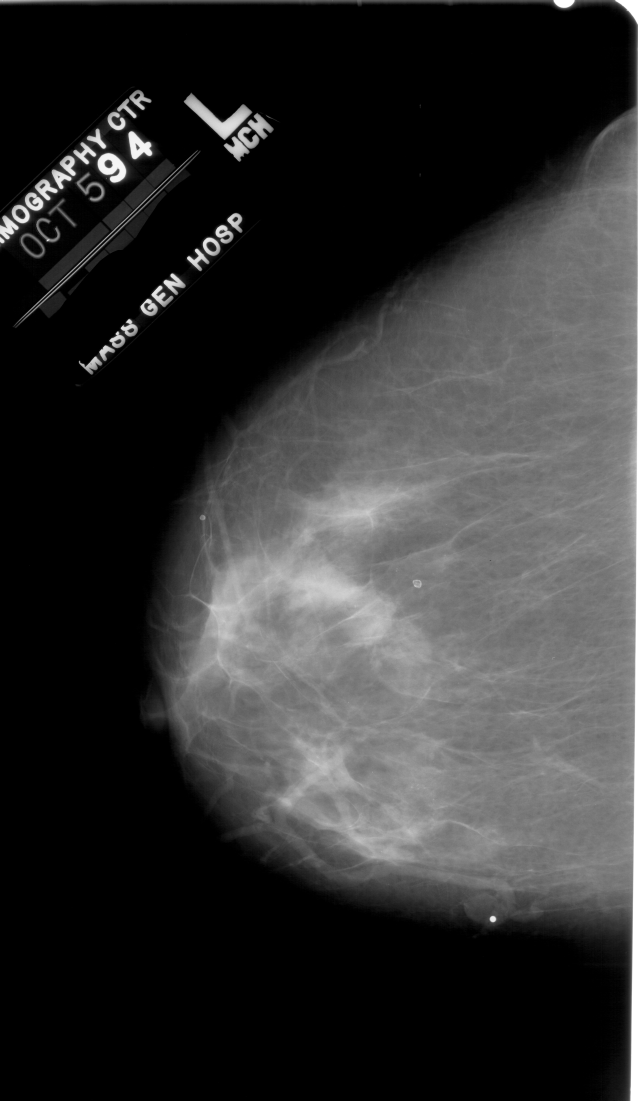
#> input picture images/1-126.jpg, 3826 x 6601 px, found by its file name (shown at 1/6 size)
$ jupyter execute --allow-errors fuzzy_logic.ipynb
#> lines starting #> are read from the running program, lines starting #| are printed output that depends on the picture
[cell 1]
import math

import cv2
import matplotlib.pyplot as plt
import numpy as np
from IPython.display import display, Markdown
from glob2 import glob

# PATH = '../einstein.jpg'
PATH = '../1-126.jpg'

### Fuzzification of Pixel Intensity

[cell 2]
# Gaussian Function:
def G(x, mean, std):
    return np.exp(-0.5*np.square((x-mean)/std))

# Membership Functions:
def ExtremelyDark(x, M):
    return G(x, -50, M/6)

def VeryDark(x, M):
    return G(x, 0, M/6)

def Dark(x, M):
    return G(x, M/2, M/6)

def SlightlyDark(x, M):
    return G(x, 5*M/6, M/6)

def SlightlyBright(x, M):
    return G(x, M+(255-M)/6, (255-M)/6)

def Bright(x, M):
    return G(x, M+(255-M)/2, (255-M)/6)

def VeryBright(x, M):
    return G(x, 255, (255-M)/6)

def ExtremelyBright(x, M):
    return G(x, 305, (255-M)/6)

#> (a cell that did not finish here is left out)

[cell 4]
def OutputFuzzySet(x, f, M, thres):
    x = np.array(x)
    result = f(x, M)
    result[result > thres] = thres
    return result

def AggregateFuzzySets(fuzzy_sets):
    return np.max(np.stack(fuzzy_sets), axis=0)

def Infer(i, M, get_fuzzy_set=False):
    # Calculate degree of membership for each class
    VD = VeryDark(i, M)
    Da = Dark(i, M)
    SD = SlightlyDark(i, M)
    SB = SlightlyBright(i, M)
    Br = Bright(i, M)
    VB = VeryBright(i, M)

    # Fuzzy Inference:
    x = np.arange(-50, 306)
    Inferences = (
        OutputFuzzySet(x, ExtremelyDark, M, VD),
        OutputFuzzySet(x, VeryDark, M, Da),
        OutputFuzzySet(x, Dark, M, SD),
        OutputFuzzySet(x, Bright, M, SB),
        OutputFuzzySet(x, VeryBright, M, Br),
        OutputFuzzySet(x, ExtremelyBright, M, VB)
    )

    # Calculate AggregatedFuzzySet:
    fuzzy_output = AggregateFuzzySets(Inferences)

    # Calculate crisp value of centroid
    if get_fuzzy_set:
        return np.average(x, weights=fuzzy_output), fuzzy_output
    return np.average(x, weights=fuzzy_output)

#> (a cell that did not finish here is left out)

[cell 6]
means = (64, 96, 128, 160, 192)
plt.figure(figsize=(25,5))
#> (this line was passed over: IPython is not available in this run)
#> further down, image is the input picture: shape (6601, 3826, 3); min 0, max 255, mean 50.3
#> (the rest of this cell did not finish here and is left out)

[cell 7]
# Proposed fuzzy method
def FuzzyContrastEnhance(rgb):
    # Convert RGB to LAB
    lab = cv2.cvtColor(rgb, cv2.COLOR_RGB2LAB)
#> lab: shape (6601, 3826, 3); mean of channels 0, 1, 2 53.5, 128, 128

    # Get L channel
    l = lab[:, :, 0]

    # Calculate M value
    M = np.mean(l)
#> M = 53.46
    if M < 128:
        M = 127 - (127 - M)/2
#> M = 90.23
    else:
        M = 128 + M/2

    # Precompute the fuzzy transform
    x = list(range(-50,306))
    FuzzyTransform = dict(zip(x,[Infer(np.array([i]), M) for i in x]))
#> FuzzyTransform = 356 items

    # Apply the transform to l channel
    u, inv = np.unique(l, return_inverse = True)
#> u = 238 values from 0 to 255
    l = np.array([FuzzyTransform[i] for i in u])[inv].reshape(l.shape)
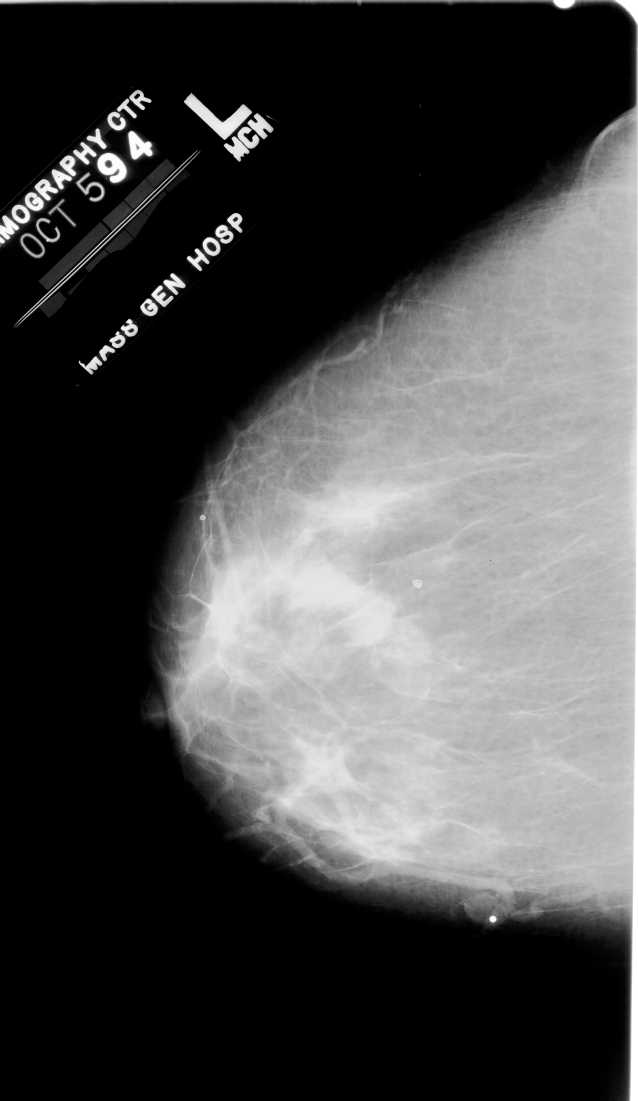
#> l: shape (6601, 3826) float64 (shown at 1/6 size); min -36.3, max 281.9, mean 55.2; drawn with min black and max white

    # Min-max scale the output L channel to fit (0, 255):
    Min = np.min(l)
#> Min = -36.3
    Max = np.max(l)
#> Max = 281.9
    lab[:, :, 0] = (l - Min)/(Max - Min) * 255
#> lab: shape (6601, 3826, 3); mean of channels 0, 1, 2 73.1, 128, 128

    # Convert LAB to RGB
    return cv2.cvtColor(lab, cv2.COLOR_LAB2RGB)

[cell 8]
# Carica l'immagine
image = cv2.imread(PATH)
image_rgb = cv2.cvtColor(image, cv2.COLOR_BGR2RGB)

[cell 9]
img = image_rgb
fce = FuzzyContrastEnhance(image_rgb)
# display(Markdown(f'### <p style="text-align: center;">Sample Photo {i+1}</p>'))
plt.figure(figsize=(15, 10))
#> (this line was passed over: IPython is not available in this run)
plt.subplot(2, 2, 1)
#> (this line was passed over: IPython is not available in this run)
plt.imshow(img)
#> (this line was passed over: IPython is not available in this run)
plt.title('Original Image')
#> (this line was passed over: IPython is not available in this run)

plt.subplot(2, 2, 2)
#> (this line was passed over: IPython is not available in this run)
plt.imshow(fce)
#> (this line was passed over: IPython is not available in this run)

$ run again, with images/scimmia.jpg copied over images/1-126.jpg
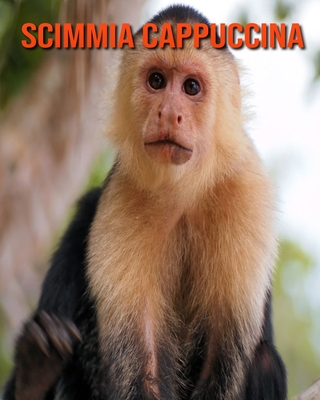
#> input picture images/scimmia.jpg, 320 x 400 px, found by its file name
#> image is the input picture: shape (400, 320, 3); mean B, G, R 102.6, 120.1, 145.4
#> in FuzzyContrastEnhance, `M = np.mean(l)`: M = 131.6
#> in FuzzyContrastEnhance, `M = 128 + M/2`: M = 193.8
#> FuzzyTransform = 356 items
#> u = 253 values from 0 to 255
#> in FuzzyContrastEnhance, `l = np.array([FuzzyTransform[i] for i in u])[inv].reshape(l.shape)`:
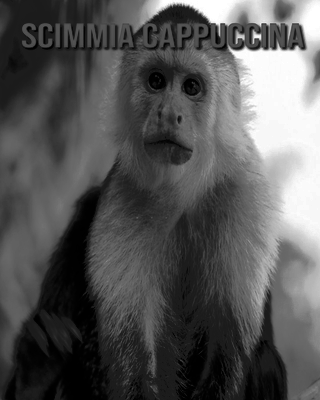
#> l: shape (400, 320) float64; min -23.12, max 258.6, mean 72; drawn with min black and max white
#> Min = -23.12
#> Max = 258.6
#> in FuzzyContrastEnhance, `return cv2.cvtColor(lab, cv2.COLOR_LAB2RGB)`:
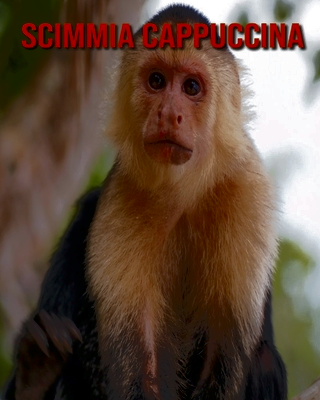
#> returned value: shape (400, 320, 3); mean R, G, B 98.3, 76, 61.2
